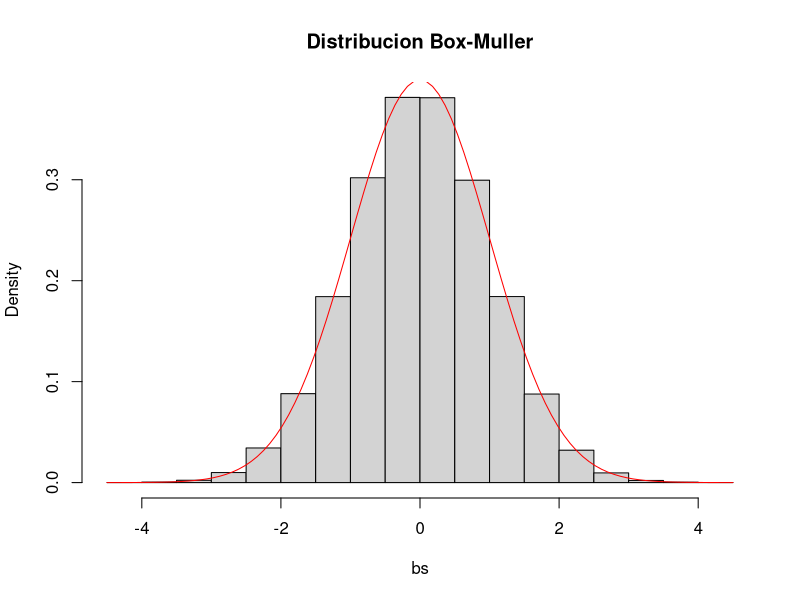

Write R code to recreate this figure.
############################Distribucion Box-Muller#############################
set.seed(321)
################################################################################
# import the library to test the normality of the distribution
library(nortest)
################################################################################
inv.b.m <- function(size){ 
  u = runif(size)
  v = runif(size)
  
  x=rep(0,size)
  y=rep(0,size)
  
  for (i in 1:size){
    x[i] = sqrt(-2*log(u[i]))*cos(2*pi*v[i])
    y[i] = sqrt(-2*log(u[i]))*sin(2*pi*v[i])
  }
  c(x,y)
}
bs <- inv.b.m(size = 100000)
####################################GRAFICA#####################################
hist(bs, main = "Distribucion Box-Muller", probability = TRUE)
curve(dnorm(x),col = "red", add = T)
#####################################PRUEBA#####################################
#a test for normality
lillie.test(bs)
#p.value > 0.05 No se rechaza la H0:(Sigue una distribucion normal)
#####################################FIN########################################
